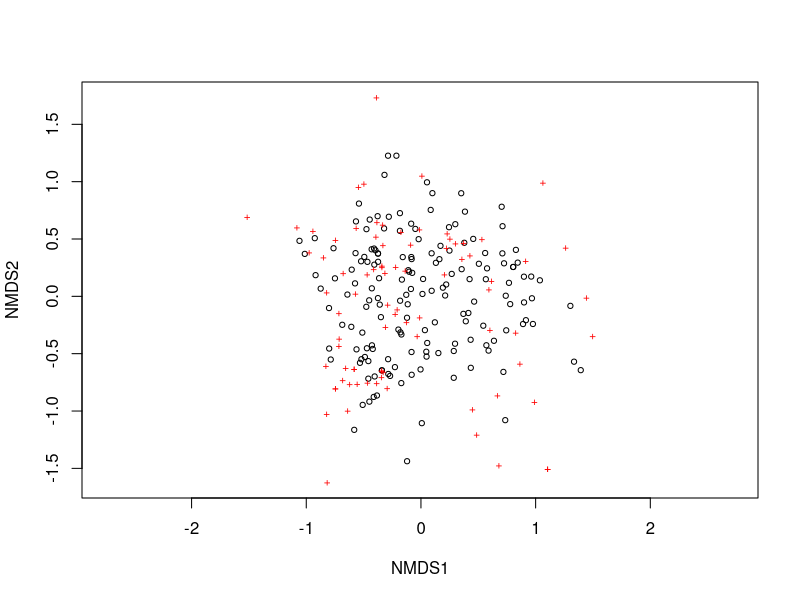
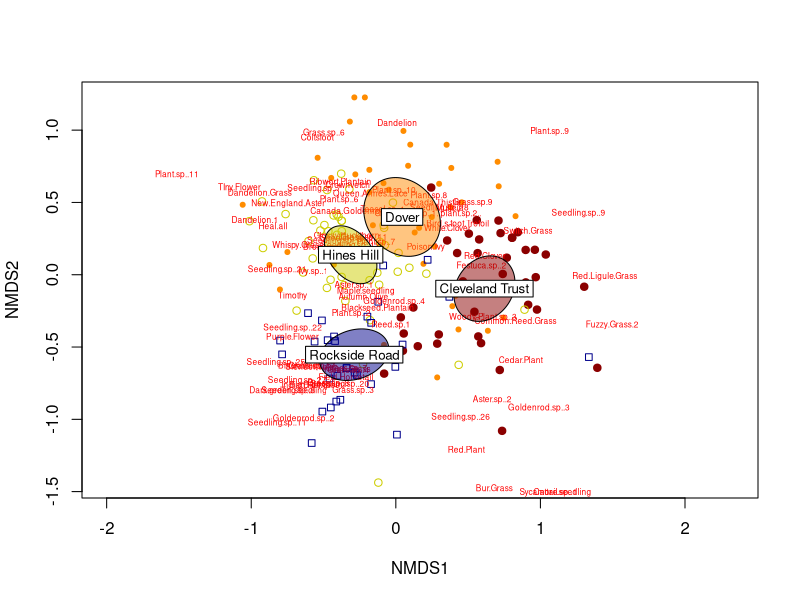
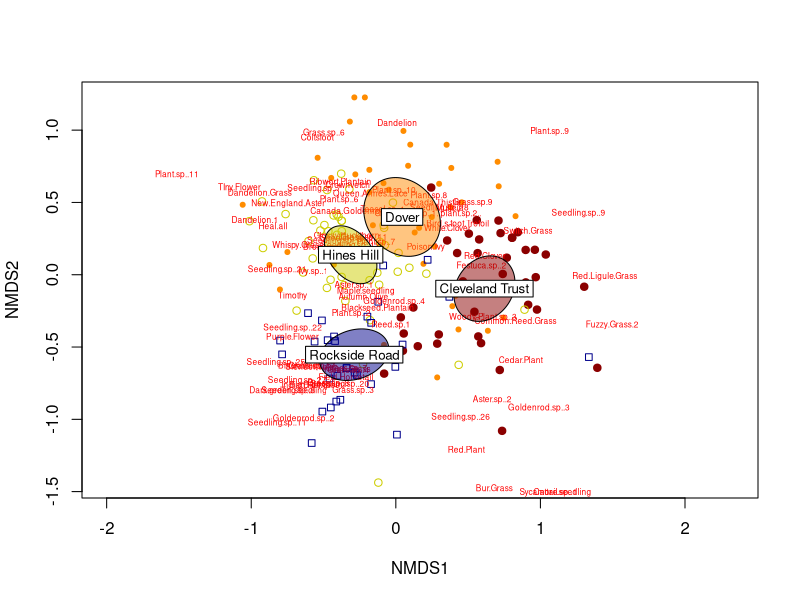

Source code (R) for these figures, in order:
#begin analysis with Ruggles data

ruggles<-read.csv(file="data/Ruggles_18_survey.csv", stringsAsFactors = T, na.strings=NA)

str(ruggles)
summary(ruggles)

library(vegan)
library(lubridate)

#snip data into plant com matrix and context data frames
ruggles.matrix<-ruggles[,7:90]
ruggles.env<-ruggles[,1:6]

#nmds time

ruggles.ord<-metaMDS(ruggles.matrix, distance='bray') #bray curtis distence on presence-absence is Sørensen distance
ruggles.ord

plot(ruggles.ord)


plot(ruggles.ord, disp='sites', type="n")
points(ruggles.ord, display="sites", select=which(ruggles$Location=="Cleveland Trust"), pch=19, col="darkred")
points(ruggles.ord, display="sites", select=which(ruggles$Location=="Dover"), pch=20, col="darkorange")
points(ruggles.ord, display="sites", select=which(ruggles$Location=="Hines Hill"), pch=21, col="yellow3")
points(ruggles.ord, display="sites", select=which(ruggles$Location=="Rockside Road"), pch=22, col="darkblue")

text(ruggles.ord, display="species", col="red", pch=1, cex=0.5)
ordiellipse(ruggles.ord, ruggles$Location, draw="polygon", col=c("darkred", "darkorange", "yellow3", "darkblue"), kind="se", 
            conf=0.999, label=TRUE)

pdf("plots/NMDS_ruggles.pdf", height=7, width=6)
plot(ruggles.ord, disp='sites', type="n")
points(ruggles.ord, display="sites", select=which(ruggles$Location=="Cleveland Trust"), pch=19, col="darkred")
points(ruggles.ord, display="sites", select=which(ruggles$Location=="Dover"), pch=20, col="darkorange")
points(ruggles.ord, display="sites", select=which(ruggles$Location=="Hines Hill"), pch=21, col="yellow3")
points(ruggles.ord, display="sites", select=which(ruggles$Location=="Rockside Road"), pch=22, col="darkblue")

text(ruggles.ord, display="species", col="red", pch=1, cex=0.5)
ordiellipse(ruggles.ord, ruggles$Location, draw="polygon", col=c("darkred", "darkorange", "yellow3", "darkblue"), kind="se", 
            conf=0.999, label=TRUE)
dev.off()


##################Putting this here because we'll need to adapt it to make a nicer figure down the line, 
# but not going to adapt it till I know what we want to facet on

# #ok let's make this all prettier with a GGplot  figure
# library(ggplot2)
# 
# #install.packages("remotes")
# #remotes::install_github("jfq3/ggordiplots")
# library(ggordiplots)
# 
# #pull out the objects we need
# 
# landscape.centroids<-as.data.frame(scores(landscape.ord, "species"))
# landscape.centroids$landuse <- rownames(landscape.centroids)
# 
# 
# fudgexl<-c(0.1, -0.04, 0.15, 0.16)#jitter the vector labels a bit
# fudgeyl<-c(-0.04, -0.09, 0.075, 0.03)
# 
# landnmds<-gg_ordiplot(landscape.ord, groups= LULC.raw.wide$Year, kind="se", conf=0.99, pt.size=-1, plot=F)
# 
# gglandnmds<-landnmds$plot+  
#   geom_point(data=landnmds$df_ord, aes(x=x,y=y, color=Group, shape=Group))+
#   scale_colour_manual(values=c("1938" = "darkred", "1970" = "darkorange", "1992"= "yellow3", "2016"="darkgreen"), 
#                       labels=c("1938", "1970", "1992", "2016"), title("Year"))+
#   scale_fill_manual(values=c("1938" = "darkred", "1970" = "darkorange", "1992"= "yellow3", "2016"="darkgreen"), 
#                     labels=c("1938", "1970", "1992", "2016"), title("Year"))+
#   scale_shape_manual(values=c("1938" = 1, "1970" = 2, "1992"= 3, "2016"=4), 
#                      labels=c("1938", "1970", "1992", "2016"), title("Year"))+
#   geom_polygon(data = landnmds$df_ellipse, aes(x = x, y = y,  fill=Group), show.legend = FALSE, color="black", alpha =0.25)+
#   geom_label(data = landnmds$df_mean.ord, aes(x = x+fudgexl, y = y+fudgeyl, label = Group, color = Group), 
#              show.legend = FALSE, fill="white", color="black", alpha=0.9)+
#   geom_path(data = landnmds$df_mean.ord, aes(x = x, y = y), 
#             show.legend = FALSE, color="black")+
#   geom_point(data = landnmds$df_mean.ord, aes(x = x, y = y), 
#              show.legend = FALSE, color="black", pch=16)+
#   geom_label(data = landscape.centroids, aes(x = NMDS1, y = NMDS2, label = landuse), 
#              show.legend = FALSE, color="black", size=3, alpha=0.1, label.size = NA)+
#   theme_classic()+
#   #theme(aspect.ratio = 0.9)+
#   labs(x="NMDS1", y="NMDS2")
# 
# gglandnmds
# gglandnmds.noleg<-gglandnmds+theme(legend.position ="none")

